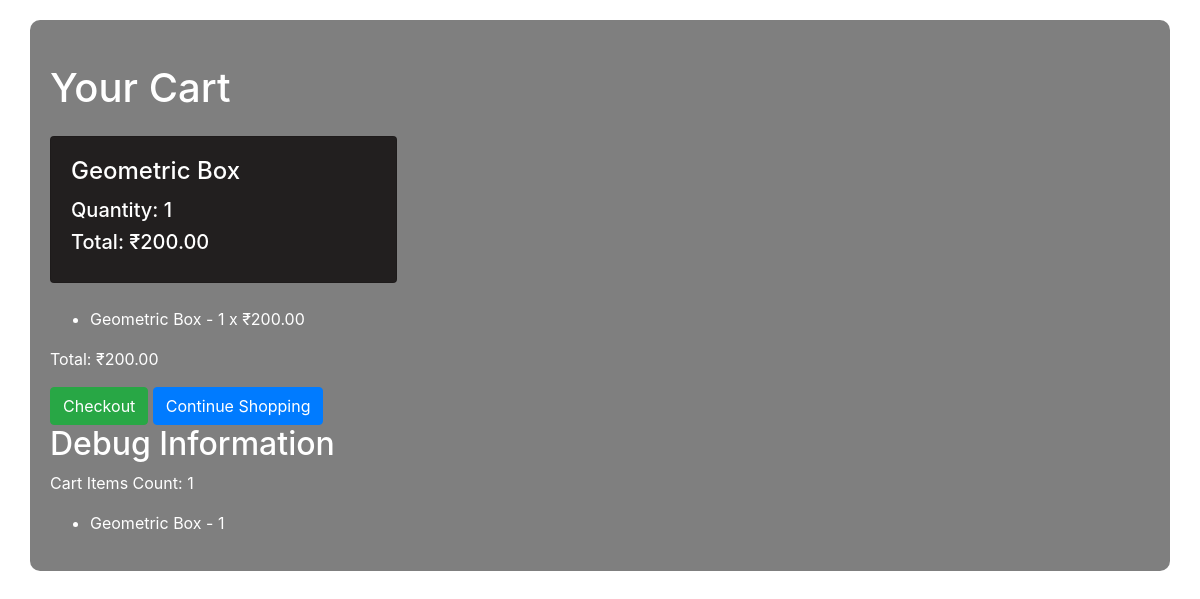
The app's page /cart/ (signed in) with its own data.
### store/models.py (models this page shows, shortened)
class CartItem(models.Model):
    user = models.ForeignKey(User, on_delete=models.CASCADE)
    product = models.ForeignKey(Product, on_delete=models.CASCADE)
    quantity = models.PositiveIntegerField()
    added_at = models.DateTimeField(auto_now_add=True)

class Product(models.Model):
    name = models.CharField(max_length=100)
    description = models.TextField()
    price_per_kg = models.DecimalField(max_digits=10, decimal_places=2)
    stock = models.IntegerField()
    image = models.ImageField(upload_to='products/', null=True, blank=True)

### store/views.py (the view)
# urls.py: path('cart/', views.view_cart, name='cart'),
@login_required
def view_cart(request):
    cart_items = CartItem.objects.filter(user=request.user)
    total_price = sum(item.quantity * item.product.price_per_kg for item in cart_items)
    return render(request, 'store/cart.html', {'cart_items': cart_items, 'total_price': total_price})

### store/templatetags/custom_filters.py (called while the page is built)
@register.filter
def multiply(value, arg):
    return value * arg

### store/templates/store/cart.html (shortened to what this page needs)
<!DOCTYPE html>
<html>
<head>
    {% load static %}
    {% load custom_filters %}
    <link href="https://maxcdn.bootstrapcdn.com/bootstrap/4.5.2/css/bootstrap.min.css" rel="stylesheet">
</head>
<body>
    <div class="container">
        <h1 class="my-4">Your Cart</h1>
        {% if cart_items %}
            <div class="row">
                {% for item in cart_items %}
                    <div class="col-lg-4 col-md-6 mb-4">
                        <div class="card h-100">
                            <div class="card-body">
                                <h4 class="card-title">{{ item.product.name }}</h4>
                                <h5>Quantity: {{ item.quantity }}</h5>
                                <h5>Total: ₹{{ item.quantity|multiply:item.product.price_per_kg }}</h5>
                            </div>
                        </div>
                    </div>
                {% endfor %}
            </div>
            <ul>
                {% for item in cart_items %}
                    <li>{{ item.product.name }} - {{ item.quantity }} x ₹{{ item.product.price_per_kg }}</li>
                {% endfor %}
            </ul>
            <p>Total: ₹{{ total_price }}</p>
            <a href="{% url 'checkout' %}" class="btn btn-success">Checkout</a>
        {% else %}
            <p>Your cart is empty.</p>
        {% endif %}
        <a href="{% url 'product_list' %}" class="btn btn-primary">Continue Shopping</a>
        <h2>Debug Information</h2>
        <p>Cart Items Count: {{ cart_items.count }}</p>
        <ul>
            {% for item in cart_items %}
                <li>{{ item.product.name }} - {{ item.quantity }}</li>
            {% endfor %}
        </ul>
    </div>
</body>
</html>

### records on screen
CartItem: product.name "Geometric Box", quantity "1", quantity|multiply "200.00", product.price_per_kg "200.00"

### other values on screen
{{ total_price }} "200.00"
{{ cart_items.count }} "1"
